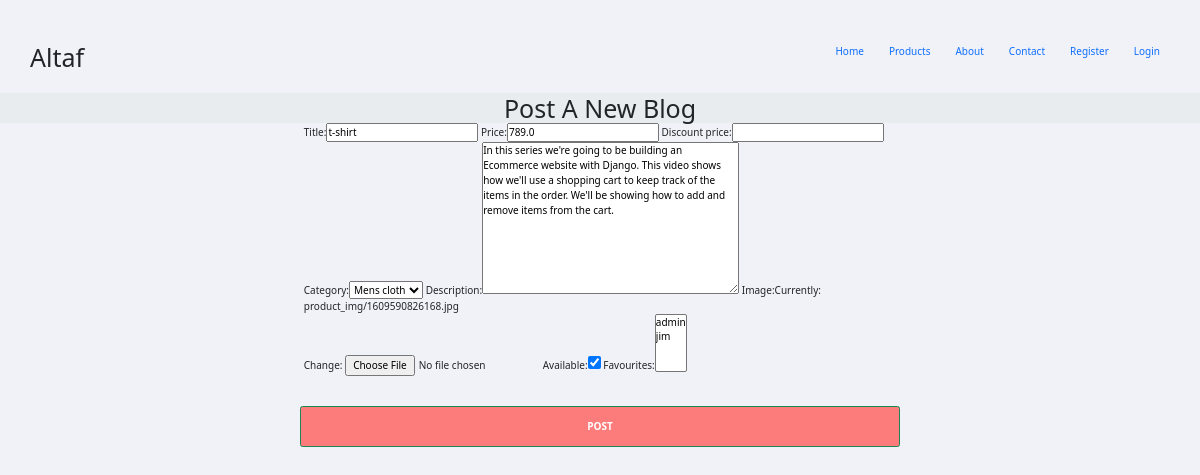
/update/2, run on an earlier commit of the app's database.
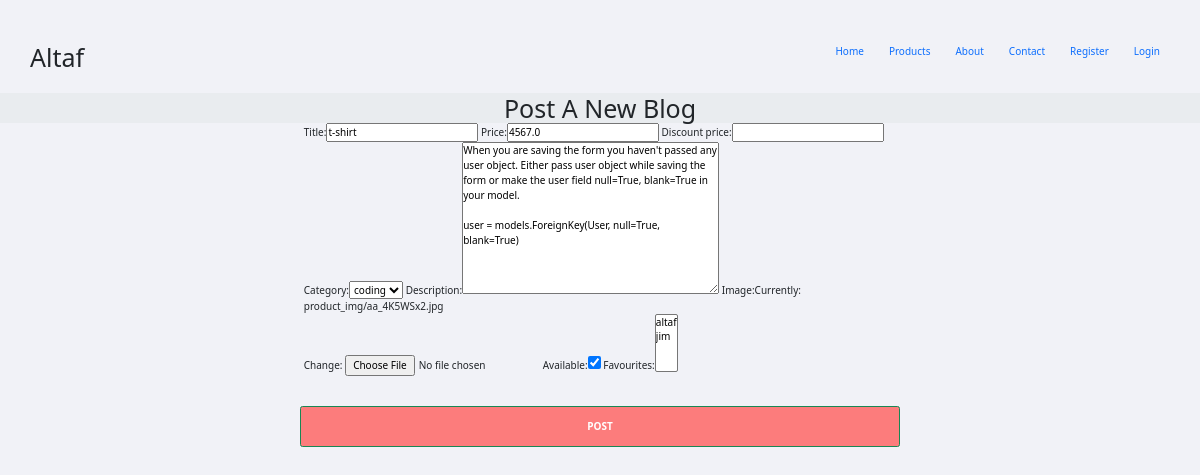
And on a later commit of the database.
### products/models.py (models this page shows, shortened)
class Product(models.Model):
    title = models.CharField(max_length=100)
    price = models.FloatField()
    discount_price = models.FloatField(blank=True, null=True)
    category = models.ForeignKey(Category,
                                 related_name='products',
                                 on_delete=models.CASCADE)
    description = models.TextField(blank=True, null=True)
    image = models.ImageField(upload_to='product_img',default='/static/images/cover.jpg')
    available = models.BooleanField(default=True)
    created_at = models.DateTimeField(auto_now_add=True)
    updated_at = models.DateTimeField(auto_now=True)
    favourites = models.ManyToManyField(
        User, related_name='favourite', default=None, blank=True)

### products/views.py (the view)
# urls.py: path('update/<int:pk>', UpdateProductView.as_view(), name='update_product'),
class UpdateProductView(UpdateView):
    model = Product
    fields= '__all__'
    context_object_name = 'product_details'
    template_name ='products/productupdate.html'
    success_url = reverse_lazy("products:allproduct")

### products/models.py (called while the page is built)
    def __str__(self):
        return self.name

### templates/products/productupdate.html (shortened to what this page needs)
{% extends 'base.html' %}
{% block content %}
{% include 'products/navbar.html' %}
    <h1  style="text-align: center; background-color: rgb(233, 236, 239);">Post A New Blog</h1>
    <form method="post">
        <div class="row">
            <div class="col-md-6 offset-md-3">
            {{ form }}
            </div>
        </div>
        <input class="btn btn-success col-md-6 offset-md-3" type="submit" value="Post">
    </form>
{% endblock%}

What changed in the data, as far as the page shows it:
changed Product "t-shirt": price "789.0" → "4567.0"; category "Mens cloth" → "coding"; description "In this series we're going to be building an Ecommerce website with Django. This video shows how we'll use a shopping cart to keep track of the items in the order. We'll be showing how to add and remove items from the cart." → "When you are saving the form you haven't passed any user object. Either pass user object while saving the form or make the user field null=True, blank=True in your model. user = models.ForeignKey(User, null=True, blank=True)"
Also different on the page:
form field favourites: "admin / jim" → "altaf / jim"
text no longer shown: "Title: Price: Discount price: Category: Description: Image: Currently: product_img/1609590826168.jpg Change: Available: Favourites:"
text now shown: "Title: Price: Discount price: Category: Description: Image: Currently: product_img/aa_4K5WSx2.jpg Change: Available: Favourites:"
